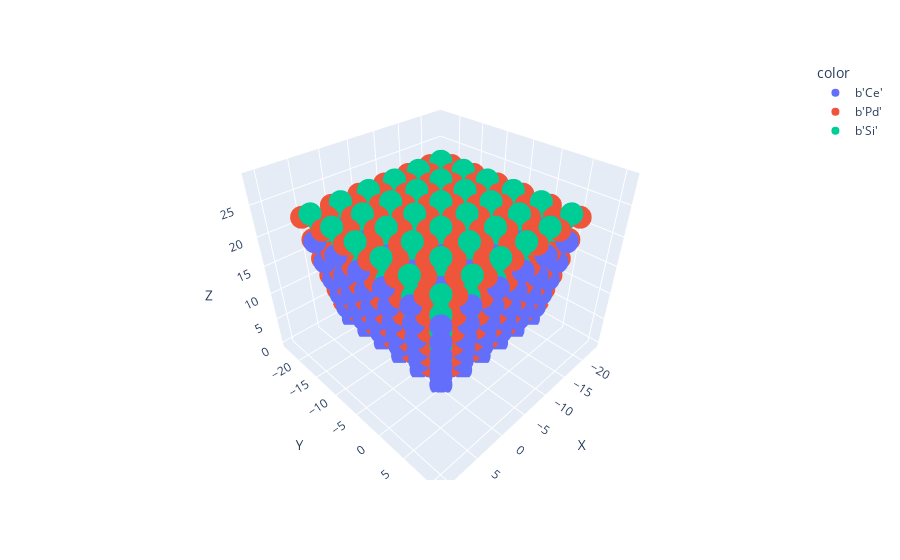

The cell this chart's notebook holds for it:
### Code cell
def draw_enlarged(cev):
	fig = px.scatter_3d(x=cev['pos'][:, 0], y=cev['pos'][:, 1], z=cev['pos'][:, 2], color=cev['typ'])
	fig.update_layout(scene=dict(
		xaxis_title='X',
		yaxis_title='Y',
		zaxis_title='Z'
	))
	fig.show()

draw_enlarged(cev)

### Figure 1 — Plotly figure (JSON) as saved in the notebook; plotly's stock layout.template omitted (floating-point values rounded to 4 significant figures; data arrays with more than 128 entries replaced by an {"elided": "..."} marker saying what was removed)
{"data": [{"hovertemplate": "color=b'Ce'<br>x=%{x}<br>y=%{y}<br>z=%{z}<extra></extra>", "legendgroup": "b'Ce'", "marker": {"color": "#636efa", "symbol": "circle"}, "mode": "markers", "name": "b'Ce'", "scene": "scene", "showlegend": true, "type": "scatter3d", "x": {"elided": "216 float values"}, "y": {"elided": "216 float values"}, "z": {"elided": "216 float values"}}, {"hovertemplate": "color=b'Pd'<br>x=%{x}<br>y=%{y}<br>z=%{z}<extra></extra>", "legendgroup": "b'Pd'", "marker": {"color": "#EF553B", "symbol": "circle"}, "mode": "markers", "name": "b'Pd'", "scene": "scene", "showlegend": true, "type": "scatter3d", "x": {"elided": "432 float values"}, "y": {"elided": "432 float values"}, "z": {"elided": "432 float values"}}, {"hovertemplate": "color=b'Si'<br>x=%{x}<br>y=%{y}<br>z=%{z}<extra></extra>", "legendgroup": "b'Si'", "marker": {"color": "#00cc96", "symbol": "circle"}, "mode": "markers", "name": "b'Si'", "scene": "scene", "showlegend": true, "type": "scatter3d", "x": {"elided": "432 float values"}, "y": {"elided": "432 float values"}, "z": {"elided": "432 float values"}}], "layout": {"legend": {"title": {"text": "color"}, "tracegroupgap": 0}, "margin": {"t": 60}, "scene": {"domain": {"x": [0, 1], "y": [0, 1]}, "xaxis": {"title": {"text": "X"}}, "yaxis": {"title": {"text": "Y"}}, "zaxis": {"title": {"text": "Z"}}}}}
